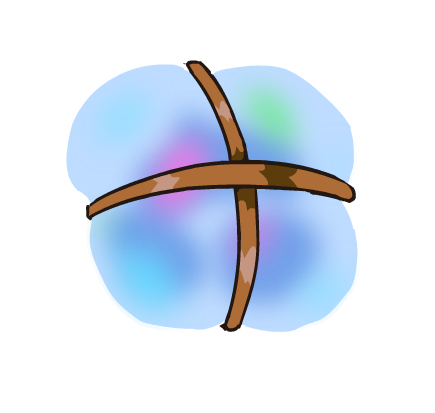
#> input picture PrototipoGameJam2025/Assets/Art/Bubble/Idle/Bubble_idle_0001.png, 435 x 413 px, found by its file name
$ python make_gifs.py
#> lines starting #> are read from the running program, lines starting #| are printed output that depends on the picture
"""
Genera GIFs animados a partir de las hojas de sprites de Cthulhu Jamboree.
Uso: python tools/make_gifs.py
Salida: docs/img/gifs/*.gif
"""
import os
from PIL import Image

ROOT = os.path.dirname(os.path.dirname(os.path.abspath(__file__)))
ASSETS = os.path.join(ROOT, "PrototipoGameJam2025", "Assets")
OUT = os.path.join(ROOT, "docs", "img", "gifs")

SCALE = 3
DURATION = 80
TARGET_H = 280
BG = (16, 24, 32, 255)


def frames_from_dir(path, frame_w=None, frame_h=None):
    """Carga los PNG numerados de una carpeta como frames."""
    if not os.path.isdir(path):
        return []
    files = sorted(f for f in os.listdir(path) if f.lower().endswith(".png"))
    frames = []
    for f in files:
        im = Image.open(os.path.join(path, f)).convert("RGBA")
#> im is the input picture: PIL image 435x413 RGBA; mean R, G, B, A 38.7, 57.4, 79.7, 60.2
        if frame_w and frame_h:
            im = im.crop((0, 0, min(frame_w, im.width), min(frame_h, im.height)))
        frames.append(im)
    return frames


def save_gif(frames, name, target_h=TARGET_H, duration=DURATION):
    """Escala cada frame a una altura objetivo para que el GIF no pese demasiado."""
#> called with name = 'pez-cool-idle.gif', target_h = 280, duration = 80
    if not frames:
        print(f"  (sin frames) {name}")
        return
    os.makedirs(OUT, exist_ok=True)
    flat = []
    for f in frames:
        ratio = target_h / f.height
        big = f.resize((max(1, int(f.width * ratio)), target_h), Image.LANCZOS)
        bg = Image.new("RGBA", big.size, BG)
        bg.alpha_composite(big)
        flat.append(bg.convert("P", palette=Image.ADAPTIVE, colors=255))
#> this loop made 1 pass
#> ratio on pass 1: 0.678
#> pass 1, in save_gif, `bg = Image.new("RGBA", big.size, BG)`:
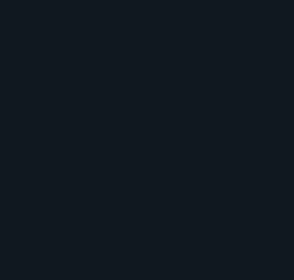
#> bg: PIL image 294x280 RGBA; mean R, G, B, A 16, 24, 32, 255
#> after the loop:
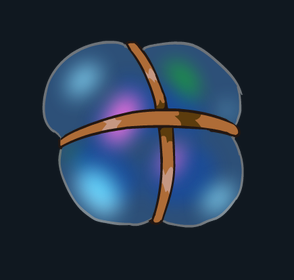
#> bg: PIL image 294x280 RGBA; mean R, G, B, A 36.2, 50.8, 68.2, 255
#> after the loop, flat = 1 item
    out = os.path.join(OUT, name)
    flat[0].save(out, save_all=True, append_images=flat[1:],
                 duration=duration, loop=0, disposal=2)
    print(f"  {name}  ({len(flat)} frames, {flat[0].width}x{flat[0].height})")
#|   pez-cool-idle.gif  (1 frames, 294x280)


def art(*parts):
    return os.path.join(ASSETS, "Art", *parts)


def main():
    print("Generando GIFs de Cthulhu Jamboree...")

    # --- Personajes ---
    save_gif(frames_from_dir(art("Characters", "Cool fish", "Idle")), "pez-cool-idle.gif")
    save_gif(frames_from_dir(art("Characters", "Cool fish", "Falling")), "pez-cool-caida.gif")
    save_gif(frames_from_dir(art("Characters", "Uncool Fish", "Idle")), "pez-uncool-idle.gif")
#|   pez-uncool-idle.gif  (1 frames, 294x280)
    save_gif(frames_from_dir(art("Characters", "Uncool Fish", "Falling")), "pez-uncool-caida.gif")

    # --- Burbujas ---
    save_gif(frames_from_dir(art("Bubble", "Idle")), "burbuja-idle.gif", duration=70)
#|   burbuja-idle.gif  (1 frames, 294x280)
    save_gif(frames_from_dir(art("Bubble", "Explosion")), "burbuja-explosion.gif", duration=70)
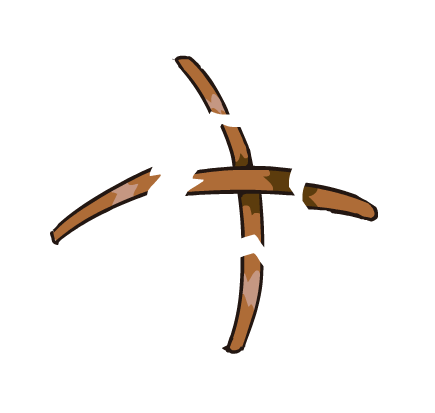
#> input picture PrototipoGameJam2025/Assets/Art/Bubble/Explosion/Bubble_exp_0001.png, 435 x 413 px
#> in frames_from_dir, im is the input picture: PIL image 435x413 RGBA; mean R, G, B, A 13.1, 10.2, 8, 20.6
#> the loop in save_gif (call 6), `for f in frames:` made 1 pass
#> after the loop in save_gif (call 6), `for f in frames:`:
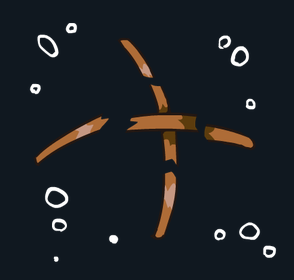
#> bg: PIL image 294x280 RGBA; mean R, G, B, A 26.7, 31.3, 36.4, 255
#|   burbuja-explosion.gif  (1 frames, 294x280)

    # --- Burbujas del escenario ---
    save_gif(frames_from_dir(art("Scenary Bubbles", "Bubble 1")), "escenario-burbuja-1.gif")
    save_gif(frames_from_dir(art("Scenary Bubbles", "Bubble2")), "escenario-burbuja-2.gif")
    save_gif(frames_from_dir(art("Scenary Bubbles", "Buble 3")), "escenario-burbuja-3.gif")
    save_gif(frames_from_dir(art("Scenary Bubbles", "Exploding Bubble")), "escenario-explosion.gif")

    print("Listo.")


if __name__ == "__main__":
    main()
